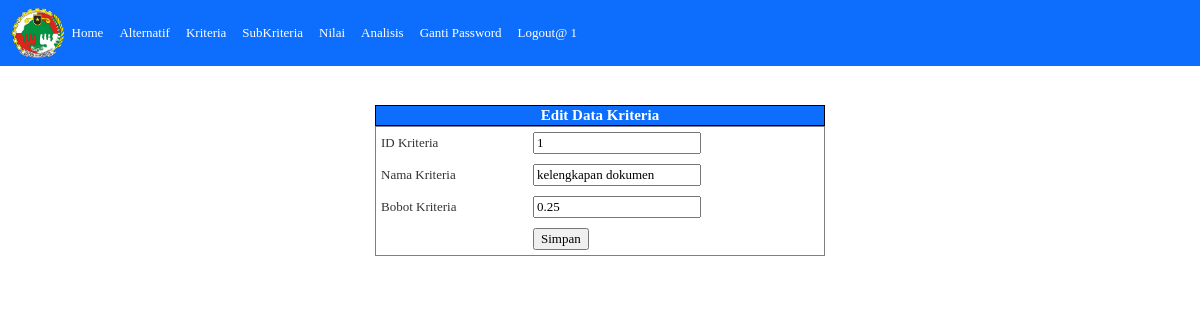
/edit-kriteria.php?id_kriteria=1 (signed in), run on the app's committed database.
### tables this page shows
CREATE TABLE `kriteria` (
  `id_kriteria` int(11) NOT NULL,
  `nama_kriteria` varchar(100) DEFAULT NULL,
  `bobot_kriteria` double DEFAULT NULL
);

### edit-kriteria.php (the view, shortened to what this page needs)
<?php
include("koneksi.php");
?>
<head>
  <link href="https://cdn.jsdelivr.net/npm/bootstrap@5.0.2/dist/css/bootstrap.min.css" rel="stylesheet">
  <link rel="stylesheet" href="style.css">
</head>
<!doctype html>
<html lang="en">
<body>
  <nav class="navbar navbar-expand-lg navbar-dark bg-primary x-4">
    <div class="container-fluid">
      <img src="2.png" widht="55" height="50">
      <div class="collapse navbar-collapse" id="navbarNav">
        <ul class="navbar-nav">
          <li class="nav-item">
            <a class="nav-link active" aria-current="page" href="admin.php">Home</a>
          </li>
          <li class="nav-item">
            <a class="nav-link active" aria-current="page" href="alternatif.php">Alternatif</a>
          </li>
          <li class="nav-item">
            <a class="nav-link active" aria-current="page" href="kriteria.php">Kriteria</a>
          </li>
          <li class="nav-item">
            <a class="nav-link active" aria-current="page" href="pilihan-kriteria.php">SubKriteria</a>
          </li>
          <li class="nav-item">
            <a class="nav-link active" aria-current="page" href="nilai.php">Nilai</a>
          </li>
          <li class="nav-item">
            <a class="nav-link active" aria-current="page" href="konsultasi-maut-php-mysql.php">Analisis</a>
          </li>
          <li class="nav-item">
            <a class="nav-link active" aria-current="page" href="ganti-password.php">Ganti Password</a>
          </li>
          <li class="nav-item">
            <a class="nav-link active" aria-current="page" href="logout.php">Logout@ <?php echo $_SESSION['userlogin']; ?></a>
          </li>
        </ul>
      </div>
    </div>
  </nav>
  <br>
  <br>
  <form id="form1" name="form1" method="post" action="">
    <table width="450" class="table-bordered" align="center" style="border-color:black">
      <thead>
        <tr>
          <th colspan="2" bgcolor=#0D6EFD style="text-align: center;"><a style="color: white;  font-size:15px;">Edit Data Kriteria</th>
        </tr>
      </thead>
      <tbody>
        <?php
        $querykriteria = mysqli_query($db, "SELECT * FROM kriteria WHERE id_kriteria = '$_GET[id_kriteria]'");
        $datakriteria = mysqli_fetch_array($querykriteria);
        ?>
        <form id="form1" name="form1" method="post" action="">
          <table width="450" align="center" border="1" cellpadding="5" cellspacing="1" bgcolor="black">
            <tr>
              <td bgcolor="#FFFFFF">ID Kriteria</td>
              <td bgcolor="#FFFFFF"><input type="text" name="id_kriteria" id="id_kriteria" readonly value="<?php echo $datakriteria['id_kriteria']; ?>" /></td>
            </tr>
            <tr>
              <td width="128" bgcolor="#FFFFFF">Nama Kriteria</td>
              <td width="249" bgcolor="#FFFFFF"><input type="text" name="nama_kriteria" id="nama_kriteria" value="<?php echo $datakriteria['nama_kriteria']; ?>" /></td>
            </tr>
            <tr>
              <td width="128" bgcolor="#FFFFFF">Bobot Kriteria</td>
              <td width="249" bgcolor="#FFFFFF"><input type="text" name="bobot_kriteria" id="bobot_kriteria" value="<?php echo $datakriteria['bobot_kriteria']; ?>" /></td>
            </tr>
      </tbody>
      <tr>
        <td bgcolor="#FFFFFF">&nbsp;</td>
        <td bgcolor="#FFFFFF"><input type="submit" name="button" id="button" value="Simpan" /></td>
      </tr>
    </table>
  </form>
</body>
</html>

### style.css (style rules this page uses)
body, td, th { font-family: Georgia, Times New Roman, Times, serif; font-size: 13px; color: #333333; }
a:link { text-decoration: none; color: #333333; }

### data on the page
kriteria: id_kriteria "1", nama_kriteria "kelengkapan dokumen", bobot_kriteria "0.25"

### other printed values
$_SESSION['userlogin'] "1"
